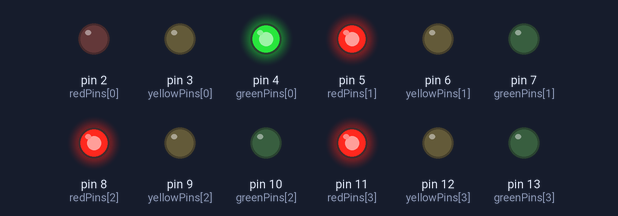
Bench run of a sketch on a simulated Arduino Uno, built with avr-gcc and run on an emulated ATmega328P. Shown: output pins drawn as LEDs (lit = HIGH).

Above: at 3.0 s.
At 12.0 s:
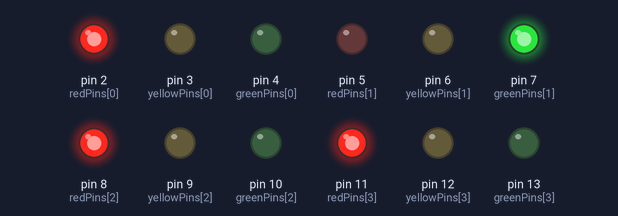
At 16.5 s:
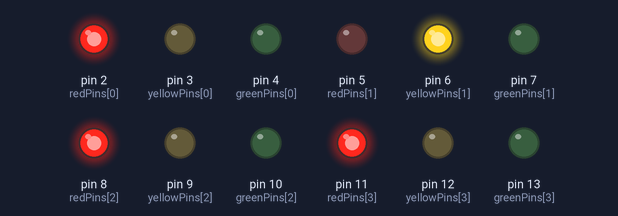
At 21.0 s:
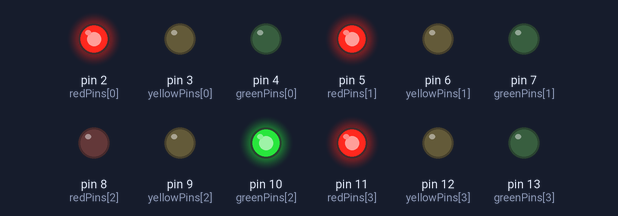
At 30.0 s:
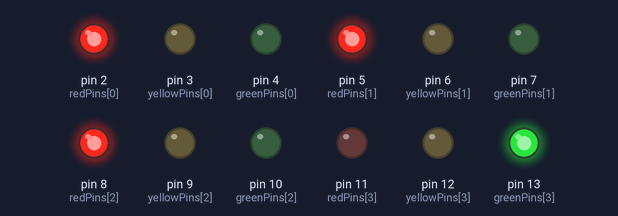
At 43.5 s:
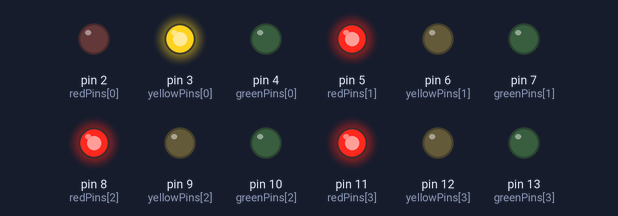
Timing chart, 0 to 46.8 s (numbered marks = the images above):
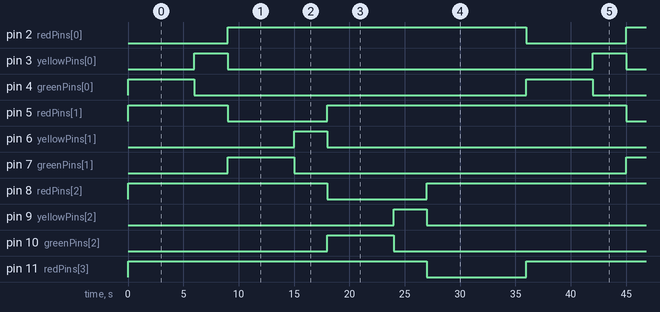

Measured:
- by itself, pin 2 (redPins[0]), pin 5 (redPins[1]), pin 8 (redPins[2]), pin 11 (redPins[3]): alternates HIGH for 27.0 s and LOW for 9.0 s
- by itself, pin 3 (yellowPins[0]), pin 6 (yellowPins[1]), pin 9 (yellowPins[2]), pin 12 (yellowPins[3]): alternates HIGH for 3.0 s and LOW for 33.0 s
- by itself, pin 4 (greenPins[0]), pin 7 (greenPins[1]), pin 10 (greenPins[2]), pin 13 (greenPins[3]): alternates HIGH for 6.0 s and LOW for 30.0 s

The sketch:

Semaforo.ino
```cpp
 int redPins[4] = {2, 5, 8, 11};
 int yellowPins[4] = {3, 6, 9, 12};
 int greenPins[4] = {4, 7, 10, 13};

int greenTime = 6000; // 6 segundos para verde
int yellowTime = 3000; // 3 segundos para amarillo

void setup() {
  for (int i = 0; i < 4; i++) {
    pinMode(redPins[i], OUTPUT);
    pinMode(yellowPins[i], OUTPUT);
    pinMode(greenPins[i], OUTPUT);
  }

  for (int i = 0; i < 4; i++) {
    digitalWrite(redPins[i], HIGH);
    digitalWrite(yellowPins[i], LOW);
    digitalWrite(greenPins[i], LOW);
  }
}

void loop() {
  for (int i = 0; i < 4; i++) {
    digitalWrite(greenPins[i], HIGH);
    digitalWrite(redPins[i], LOW);

    for (int j = 0; j < 4; j++) {
      if (j != i) {
        digitalWrite(redPins[j], HIGH);
        digitalWrite(yellowPins[j], LOW);
        digitalWrite(greenPins[j], LOW);
      }
    }

    delay(greenTime);

    digitalWrite(greenPins[i], LOW);
    digitalWrite(yellowPins[i], HIGH);
    delay(yellowTime);

    digitalWrite(yellowPins[i], LOW);
    digitalWrite(redPins[i], HIGH);
  }
}
```
